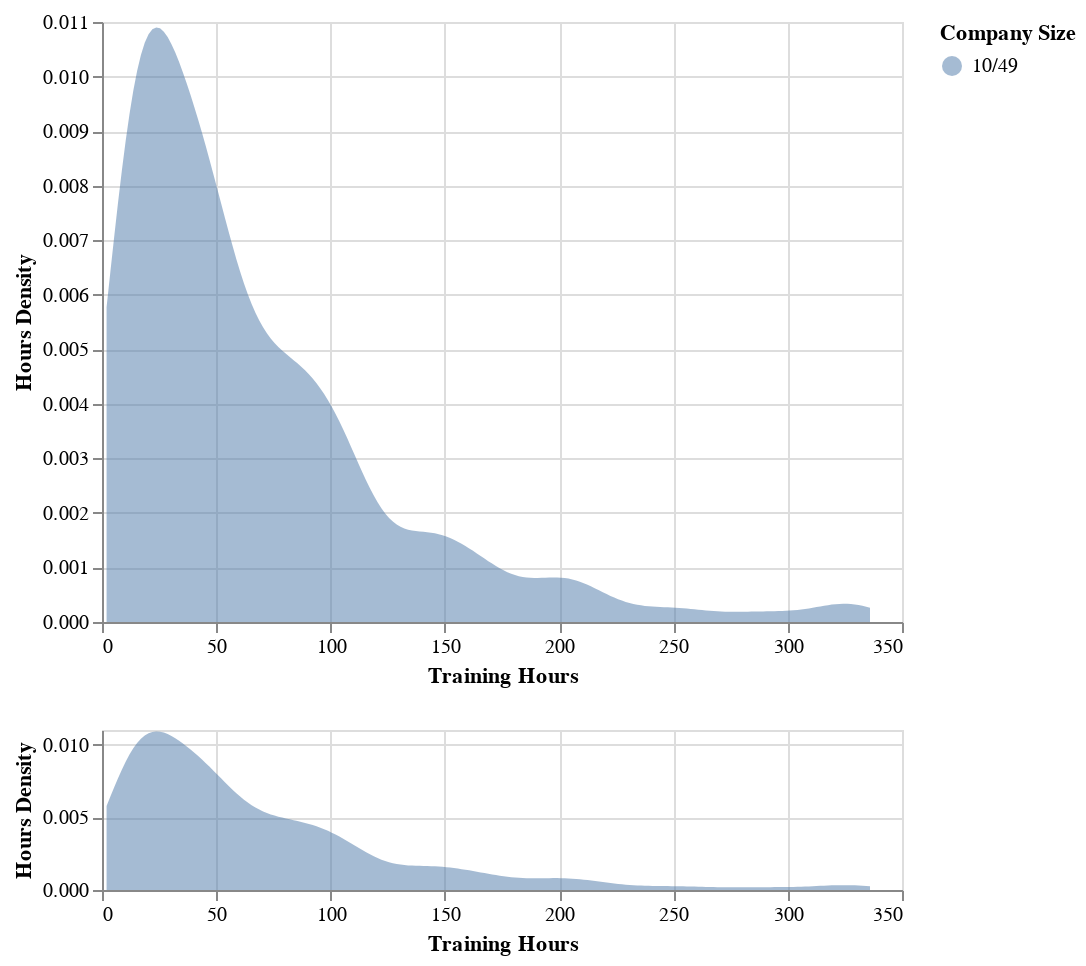

The notebook cell this image was saved under:
### Code cell
def plot_chart2(size):
    brush = alt.selection_interval(encodings=['x'])
    chart = alt.Chart(hr2[hr2.company_size == size]).transform_density(
        'training_hours', 
        groupby=['company_size'],
        as_=['training_hours', 'density'],
    ).mark_area(
        opacity=0.5
    ).encode(
        alt.X('training_hours', title = "Training Hours", axis=alt.Axis(format='~s')),
        alt.Y('density:Q', title = "Hours Density"),
        alt.Color('company_size:N', legend=alt.Legend(title='Company Size'))
    )
    full = chart.properties(height=80).add_selection(brush)
    detail = chart.encode(alt.X('training_hours', title = "Training Hours", scale=alt.Scale(domain=brush)))
    
    return detail & full
plot_chart2("10/49")

### Figure 1 — Vega-Lite specification as saved in the notebook (floating-point values rounded to 4 significant figures; data arrays with more than 128 entries replaced by an {"elided": "..."} marker saying what was removed)
{"config": {"view": {"continuousWidth": 400, "continuousHeight": 300}}, "vconcat": [{"mark": {"type": "area", "opacity": 0.5}, "encoding": {"color": {"type": "nominal", "field": "company_size", "legend": {"title": "Company Size"}}, "x": {"type": "quantitative", "field": "training_hours", "scale": {"domain": {"selection": "selector042"}}, "title": "Training Hours"}, "y": {"type": "quantitative", "field": "density", "title": "Hours Density"}}, "transform": [{"density": "training_hours", "groupby": ["company_size"], "as": ["training_hours", "density"]}]}, {"mark": {"type": "area", "opacity": 0.5}, "encoding": {"color": {"type": "nominal", "field": "company_size", "legend": {"title": "Company Size"}}, "x": {"type": "quantitative", "axis": {"format": "~s"}, "field": "training_hours", "title": "Training Hours"}, "y": {"type": "quantitative", "field": "density", "title": "Hours Density"}}, "height": 80, "selection": {"selector042": {"type": "interval", "encodings": ["x"]}}, "transform": [{"density": "training_hours", "groupby": ["company_size"], "as": ["training_hours", "density"]}]}], "data": {"name": "data-8230db72d4a260e66b85bdaafb6934c0"}, "$schema": "https://vega.github.io/schema/vega-lite/v4.8.1.json", "datasets": {"data-8230db72d4a260e66b85bdaafb6934c0": {"elided": "1471 records"}}}
